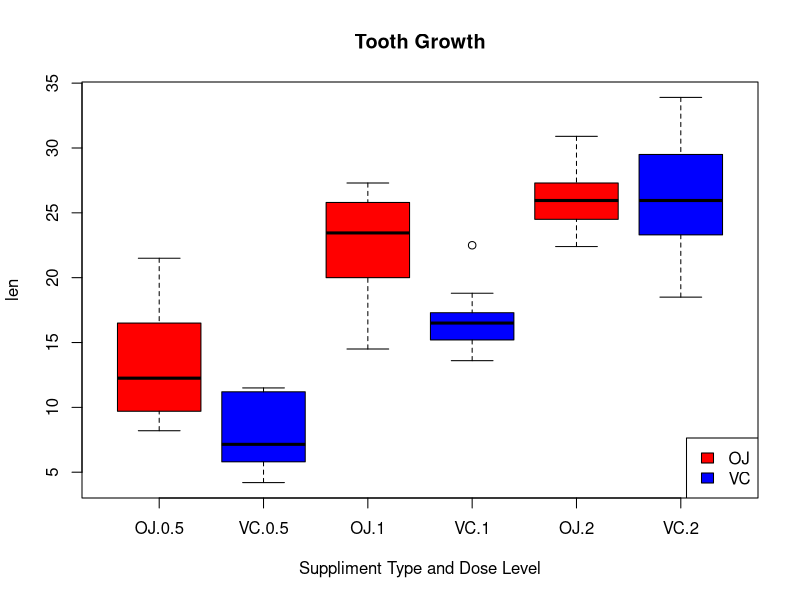

Write R code to recreate this figure.
## ---- chunk 1
library(datasets)
data(ToothGrowth)
head(ToothGrowth)
str(ToothGrowth)
## ---- chunk 2
# Box Plots
boxplot(len ~ supp * dose, data = ToothGrowth,  
        col = (c("red","blue")), main = "Tooth Growth", 
        xlab="Suppliment Type and Dose Level")
legend('bottomright', c("OJ", "VC"),
       fill = c("red", "blue"))
## ---- chunk 3
summary(ToothGrowth)

## ---- chunk 4
# Compare tooth growth by supp
bysupp <- split(ToothGrowth$len, ToothGrowth$supp)
# OJ vs VC
t.test(bysupp$OJ, bysupp$VC)
## ---- chunk 5
# Compare tooth growth by supp
bydose <- split(ToothGrowth$len, ToothGrowth$dose)
# Dosage 0.5 vs Dosage 1
t.test(bydose$'0.5', bydose$'1')
## ---- chunk 6
# Dosage 0.5 vs Dosage 2
t.test(bydose$'0.5', bydose$'2')
## ---- chunk 7
# Dosage 0.5 vs Dosage 2
t.test(bydose$'0.5', bydose$'2')
